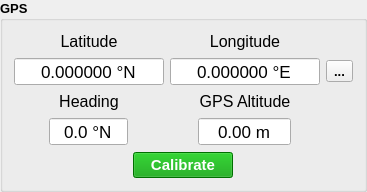
        <widget class="QGroupBox" name="groupBox_4">
         <property name="font">
          <font>
           <pointsize>10</pointsize>
           <bold>true</bold>
          </font>
         </property>
         <property name="title">
          <string>GPS </string>
         </property>
         <layout class="QGridLayout" name="gridLayout_7" rowstretch="1,0">
          <item row="0" column="2">
           <layout class="QGridLayout" name="gridLayout_11">
            <item row="1" column="1" alignment="Qt::AlignHCenter">
             <widget class="QDoubleSpinBox" name="latitude_SB">
              <property name="minimumSize">
               <size>
                <width>150</width>
                <height>0</height>
               </size>
              </property>
              <property name="maximumSize">
               <size>
                <width>100</width>
                <height>16777215</height>
               </size>
              </property>
              <property name="font">
               <font>
                <pointsize>13</pointsize>
                <bold>false</bold>
               </font>
              </property>
              <property name="frame">
               <bool>true</bool>
              </property>
              <property name="alignment">
               <set>Qt::AlignCenter</set>
              </property>
              <property name="readOnly">
               <bool>true</bool>
              </property>
              <property name="buttonSymbols">
               <enum>QAbstractSpinBox::NoButtons</enum>
              </property>
              <property name="suffix">
               <string> °N</string>
              </property>
              <property name="decimals">
               <number>6</number>
              </property>
              <property name="minimum">
               <double>-100.000000000000000</double>
              </property>
              <property name="maximum">
               <double>100.000000000000000</double>
              </property>
             </widget>
            </item>
            <item row="1" column="3">
             <widget class="QToolButton" name="copycoordinates_TB">
              <property name="text">
               <string>...</string>
              </property>
              <property name="icon">
               <iconset>
                <normaloff>../../../../../../../../../.designer/backup/copy_icon.png</normaloff>../../../../../../../../../.designer/backup/copy_icon.png</iconset>
              </property>
              <property name="toolButtonStyle">
               <enum>Qt::ToolButtonIconOnly</enum>
              </property>
             </widget>
            </item>
            <item row="1" column="2" alignment="Qt::AlignHCenter">
             <widget class="QDoubleSpinBox" name="longitude_SB">
              <property name="minimumSize">
               <size>
                <width>150</width>
                <height>0</height>
               </size>
              </property>
              <property name="maximumSize">
               <size>
                <width>100</width>
                <height>16777215</height>
               </size>
              </property>
              <property name="font">
               <font>
                <pointsize>13</pointsize>
                <bold>false</bold>
               </font>
              </property>
              <property name="frame">
               <bool>true</bool>
              </property>
              <property name="alignment">
               <set>Qt::AlignCenter</set>
              </property>
              <property name="readOnly">
               <bool>true</bool>
              </property>
              <property name="buttonSymbols">
               <enum>QAbstractSpinBox::NoButtons</enum>
              </property>
              <property name="suffix">
               <string> °E</string>
              </property>
              <property name="decimals">
               <number>6</number>
              </property>
              <property name="minimum">
               <double>-100.000000000000000</double>
              </property>
              <property name="maximum">
               <double>100.000000000000000</double>
              </property>
             </widget>
            </item>
            <item row="2" column="2">
             <widget class="QLabel" name="label_12">
              <property name="maximumSize">
               <size>
                <width>16777215</width>
                <height>25</height>
               </size>
              </property>
              <property name="font">
               <font>
                <pointsize>12</pointsize>
                <bold>false</bold>
               </font>
              </property>
              <property name="text">
               <string>GPS Altitude</string>
              </property>
              <property name="alignment">
               <set>Qt::AlignCenter</set>
              </property>
             </widget>
            </item>
            <item row="2" column="1">
             <widget class="QLabel" name="label_13">
              <property name="maximumSize">
               <size>
                <width>16777215</width>
                <height>25</height>
               </size>
              </property>
              <property name="font">
               <font>
                <pointsize>12</pointsize>
                <bold>false</bold>
               </font>
              </property>
              <property name="text">
               <string>Heading</string>
              </property>
              <property name="alignment">
               <set>Qt::AlignCenter</set>
              </property>
             </widget>
            </item>
            <item row="3" column="1" alignment="Qt::AlignHCenter">
             <widget class="QDoubleSpinBox" name="heading_SB">
              <property name="maximumSize">
               <size>
                <width>100</width>
                <height>16777215</height>
               </size>
              </property>
              <property name="font">
               <font>
                <pointsize>13</pointsize>
                <bold>false</bold>
               </font>
              </property>
              <property name="frame">
               <bool>true</bool>
              </property>
              <property name="alignment">
               <set>Qt::AlignCenter</set>
              </property>
              <property name="readOnly">
               <bool>true</bool>
              </property>
              <property name="buttonSymbols">
               <enum>QAbstractSpinBox::NoButtons</enum>
              </property>
              <property name="suffix">
               <string> °N</string>
              </property>
              <property name="decimals">
               <number>1</number>
              </property>
              <property name="maximum">
               <double>360.000000000000000</double>
              </property>
             </widget>
            </item>
            <item row="0" column="1">
             <widget class="QLabel" name="label_10">
              <property name="maximumSize">
               <size>
                <width>16777215</width>
                <height>25</height>
               </size>
              </property>
              <property name="font">
               <font>
                <pointsize>12</pointsize>
                <bold>false</bold>
               </font>
              </property>
              <property name="text">
               <string>Latitude</string>
              </property>
              <property name="alignment">
               <set>Qt::AlignCenter</set>
              </property>
             </widget>
            </item>
            <item row="3" column="2" alignment="Qt::AlignHCenter">
             <widget class="QDoubleSpinBox" name="altitudeGPS_SB">
              <property name="maximumSize">
               <size>
                <width>100</width>
                <height>16777215</height>
               </size>
              </property>
              <property name="font">
               <font>
                <pointsize>13</pointsize>
                <bold>false</bold>
               </font>
              </property>
              <property name="frame">
               <bool>true</bool>
              </property>
              <property name="alignment">
               <set>Qt::AlignCenter</set>
              </property>
              <property name="readOnly">
               <bool>true</bool>
              </property>
              <property name="buttonSymbols">
               <enum>QAbstractSpinBox::NoButtons</enum>
              </property>
              <property name="suffix">
               <string> m</string>
              </property>
              <property name="minimum">
               <double>-100.000000000000000</double>
              </property>
              <property name="maximum">
               <double>1000.000000000000000</double>
              </property>
             </widget>
            </item>
            <item row="0" column="2">
             <widget class="QLabel" name="label_11">
              <property name="maximumSize">
               <size>
                <width>16777215</width>
                <height>25</height>
               </size>
              </property>
              <property name="font">
               <font>
                <pointsize>12</pointsize>
                <bold>false</bold>
               </font>
              </property>
              <property name="text">
               <string>Longitude</string>
              </property>
              <property name="alignment">
               <set>Qt::AlignCenter</set>
              </property>
             </widget>
            </item>
           </layout>
          </item>
          <item row="1" column="2" alignment="Qt::AlignHCenter">
           <widget class="QPushButton" name="calibrateGPS_PB">
            <property name="minimumSize">
             <size>
              <width>100</width>
              <height>0</height>
             </size>
            </property>
            <property name="maximumSize">
             <size>
              <width>100</width>
              <height>16777215</height>
             </size>
            </property>
            <property name="font">
             <font>
              <pointsize>11</pointsize>
              <bold>true</bold>
             </font>
            </property>
            <property name="styleSheet">
             <string notr="true">color: rgb(255, 255, 255);
background-color: rgb(0, 155, 0);</string>
            </property>
            <property name="text">
             <string>Calibrate</string>
            </property>
           </widget>
          </item>
         </layout>
        </widget>
